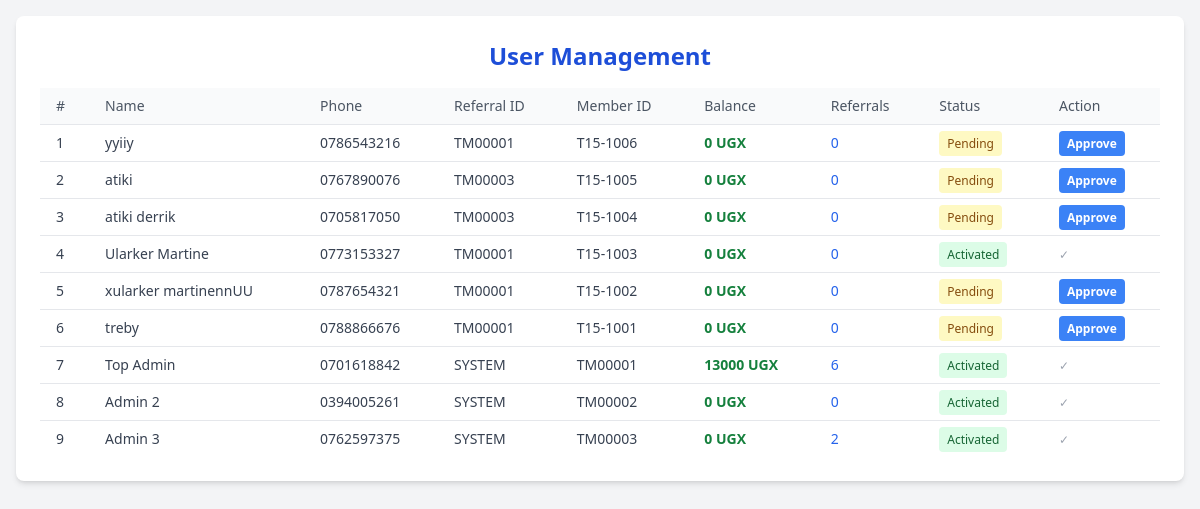
Before: /admin/user-management (signed in) with the older database file.
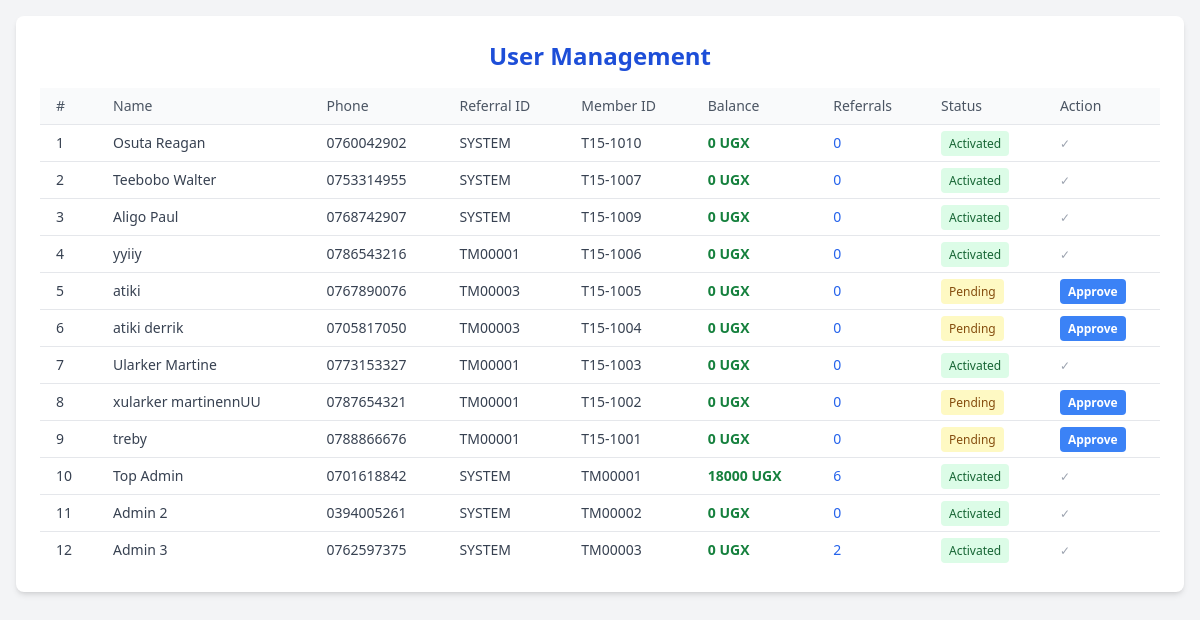
After: the same page with the newer database file.
### tables this page shows
CREATE TABLE users
                     (id INTEGER PRIMARY KEY AUTOINCREMENT,
                      fullname TEXT NOT NULL,
                      phone TEXT NOT NULL UNIQUE,
                      referral_id TEXT NOT NULL,
                      password TEXT NOT NULL,
                      is_active INTEGER DEFAULT 1,
                      balance INTEGER DEFAULT 0,
                      member_id TEXT UNIQUE,
                      registration_date TEXT,
                      activated_by TEXT,
                      activation_date TEXT,
                      is_admin INTEGER DEFAULT 0);

### app.py (the view)
@app.route('/admin/user-management')
@admin_login_required
def admin_user_management():
    with get_db_connection() as conn:
        c = conn.cursor()
        c.execute('''SELECT u.*, COUNT(r.referred_id) as referrals_count
                     FROM users u
                     LEFT JOIN referrals r ON u.id = r.referrer_id
                     GROUP BY u.id
                     ORDER BY u.registration_date DESC''')
        users = c.fetchall()
    return render_template('admin/users.html', users=users)

### app.py (called while the page is built)
def get_db_connection():
    conn = sqlite3.connect('team15.db')
    conn.row_factory = sqlite3.Row
    return conn

def admin_login_required(f):
    @wraps(f)
    def wrapper(*args, **kwargs):
        if 'logged_in' not in session or not session.get('is_admin'):
            flash('Admin access required', 'danger')
            return redirect(url_for('login'))
        return f(*args, **kwargs)
    return wrapper

### templates/admin/users.html (shortened to what this page needs)
<!DOCTYPE html>
<html lang="en">
<head>
  <script src="https://cdn.tailwindcss.com"></script>
</head>
<body class="bg-gray-100 p-4">
  <div class="max-w-7xl mx-auto bg-white shadow-md rounded-lg p-6">
    <h1 class="text-2xl font-bold mb-4 text-center text-blue-700">User Management</h1>
    <div class="overflow-x-auto">
      <table class="min-w-full divide-y divide-gray-200">
        <thead class="bg-gray-50">
          <tr>
            <th class="px-4 py-2 text-left text-sm font-medium text-gray-600">#</th>
            <th class="px-4 py-2 text-left text-sm font-medium text-gray-600">Name</th>
            <th class="px-4 py-2 text-left text-sm font-medium text-gray-600">Phone</th>
            <th class="px-4 py-2 text-left text-sm font-medium text-gray-600">Referral ID</th>
            <th class="px-4 py-2 text-left text-sm font-medium text-gray-600">Member ID</th>
            <th class="px-4 py-2 text-left text-sm font-medium text-gray-600">Balance</th>
            <th class="px-4 py-2 text-left text-sm font-medium text-gray-600">Referrals</th>
            <th class="px-4 py-2 text-left text-sm font-medium text-gray-600">Status</th>
            <th class="px-4 py-2 text-left text-sm font-medium text-gray-600">Action</th>
          </tr>
        </thead>
        <tbody class="bg-white divide-y divide-gray-200">
          {% for user in users %}
          <tr>
            <td class="px-4 py-2 text-sm text-gray-700">{{ loop.index }}</td>
            <td class="px-4 py-2 text-sm text-gray-700">{{ user['fullname'] }}</td>
            <td class="px-4 py-2 text-sm text-gray-700">{{ user['phone'] }}</td>
            <td class="px-4 py-2 text-sm text-gray-700">{{ user['referral_id'] }}</td>
            <td class="px-4 py-2 text-sm text-gray-700">{{ user['member_id'] }}</td>
            <td class="px-4 py-2 text-sm text-green-700 font-semibold">{{ user['balance'] }} UGX</td>
            <td class="px-4 py-2 text-sm text-blue-600">{{ user['referrals_count'] }}</td>
            <td class="px-4 py-2 text-sm">
              {% if user['is_active'] %}
                <span class="bg-green-100 text-green-800 px-2 py-1 rounded text-xs">Activated</span>
              {% else %}
                <span class="bg-yellow-100 text-yellow-800 px-2 py-1 rounded text-xs">Pending</span>
              {% endif %}
            </td>
            <td class="px-4 py-2 text-sm">
              {% if not user['is_active'] %}
                <a href="{{ url_for('admin_activate_user', user_id=user['id']) }}"
                   class="bg-blue-500 hover:bg-blue-700 text-white text-xs font-bold py-1 px-2 rounded">
                  Approve
                </a>
              {% else %}
                <span class="text-gray-400 text-xs">✓</span>
              {% endif %}
            </td>
          </tr>
          {% endfor %}
        </tbody>
      </table>
    </div>
  </div>
</body>
</html>

Changed rows visible on the page:
added users: fullname "Osuta Reagan", phone "0760042902", referral_id "SYSTEM", member_id "T15-1010", balance "0", referrals_count "0", is_active "Activated"
added users: fullname "Teebobo Walter", phone "0753314955", referral_id "SYSTEM", member_id "T15-1007", balance "0", referrals_count "0", is_active "Activated"
added users: fullname "Aligo Paul", phone "0768742907", referral_id "SYSTEM", member_id "T15-1009", balance "0", referrals_count "0", is_active "Activated"
changed users "yyiiy": is_active "Pending Approve" → "Activated ✓"
changed users "Top Admin": balance "13000" → "18000"
